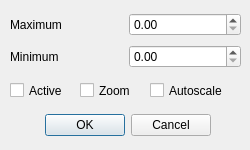
<?xml version="1.0" encoding="UTF-8"?>
<ui version="4.0">
 <class>FixedLimitsDialog</class>
 <widget class="QDialog" name="FixedLimitsDialog">
  <property name="geometry">
   <rect>
    <x>0</x>
    <y>0</y>
    <width>250</width>
    <height>150</height>
   </rect>
  </property>
  <property name="sizePolicy">
   <sizepolicy hsizetype="Fixed" vsizetype="Fixed">
    <horstretch>0</horstretch>
    <verstretch>0</verstretch>
   </sizepolicy>
  </property>
  <property name="minimumSize">
   <size>
    <width>250</width>
    <height>150</height>
   </size>
  </property>
  <property name="maximumSize">
   <size>
    <width>250</width>
    <height>150</height>
   </size>
  </property>
  <property name="windowTitle">
   <string>Dialog</string>
  </property>
  <widget class="QDialogButtonBox" name="buttonBox">
   <property name="geometry">
    <rect>
     <x>40</x>
     <y>110</y>
     <width>171</width>
     <height>31</height>
    </rect>
   </property>
   <property name="orientation">
    <enum>Qt::Horizontal</enum>
   </property>
   <property name="standardButtons">
    <set>QDialogButtonBox::Cancel|QDialogButtonBox::Ok</set>
   </property>
  </widget>
  <widget class="QWidget" name="layoutWidget">
   <property name="geometry">
    <rect>
     <x>10</x>
     <y>10</y>
     <width>231</width>
     <height>61</height>
    </rect>
   </property>
   <layout class="QGridLayout" name="gridLayout">
    <item row="0" column="0">
     <widget class="QLabel" name="label_2">
      <property name="text">
       <string>Maximum</string>
      </property>
     </widget>
    </item>
    <item row="1" column="0">
     <widget class="QLabel" name="label">
      <property name="text">
       <string>Minimum</string>
      </property>
     </widget>
    </item>
    <item row="0" column="1">
     <widget class="ScientificDoubleSpinBox" name="techSpinBoxMax"/>
    </item>
    <item row="1" column="1">
     <widget class="ScientificDoubleSpinBox" name="techSpinBoxMin"/>
    </item>
   </layout>
  </widget>
  <widget class="QCheckBox" name="checkBoxActive">
   <property name="geometry">
    <rect>
     <x>10</x>
     <y>80</y>
     <width>82</width>
     <height>21</height>
    </rect>
   </property>
   <property name="text">
    <string>Active</string>
   </property>
  </widget>
  <widget class="QCheckBox" name="checkBoxZoom">
   <property name="geometry">
    <rect>
     <x>80</x>
     <y>80</y>
     <width>82</width>
     <height>21</height>
    </rect>
   </property>
   <property name="text">
    <string>Zoom</string>
   </property>
  </widget>
  <widget class="QCheckBox" name="checkBoxAutoScale">
   <property name="geometry">
    <rect>
     <x>150</x>
     <y>80</y>
     <width>82</width>
     <height>21</height>
    </rect>
   </property>
   <property name="text">
    <string>Autoscale</string>
   </property>
  </widget>
 </widget>
 <customwidgets>
  <customwidget>
   <class>ScientificDoubleSpinBox</class>
   <extends>QDoubleSpinBox</extends>
   <header>ScientificDoubleSpinBox.h</header>
  </customwidget>
 </customwidgets>
 <resources/>
 <connections>
  <connection>
   <sender>buttonBox</sender>
   <signal>accepted()</signal>
   <receiver>FixedLimitsDialog</receiver>
   <slot>accept()</slot>
   <hints>
    <hint type="sourcelabel">
     <x>248</x>
     <y>254</y>
    </hint>
    <hint type="destinationlabel">
     <x>157</x>
     <y>274</y>
    </hint>
   </hints>
  </connection>
  <connection>
   <sender>buttonBox</sender>
   <signal>rejected()</signal>
   <receiver>FixedLimitsDialog</receiver>
   <slot>reject()</slot>
   <hints>
    <hint type="sourcelabel">
     <x>316</x>
     <y>260</y>
    </hint>
    <hint type="destinationlabel">
     <x>286</x>
     <y>274</y>
    </hint>
   </hints>
  </connection>
  <connection>
   <sender>checkBoxAutoScale</sender>
   <signal>clicked(bool)</signal>
   <receiver>techSpinBoxMin</receiver>
   <slot>setDisabled(bool)</slot>
   <hints>
    <hint type="sourcelabel">
     <x>177</x>
     <y>91</y>
    </hint>
    <hint type="destinationlabel">
     <x>201</x>
     <y>55</y>
    </hint>
   </hints>
  </connection>
  <connection>
   <sender>checkBoxAutoScale</sender>
   <signal>clicked(bool)</signal>
   <receiver>techSpinBoxMax</receiver>
   <slot>setDisabled(bool)</slot>
   <hints>
    <hint type="sourcelabel">
     <x>178</x>
     <y>86</y>
    </hint>
    <hint type="destinationlabel">
     <x>168</x>
     <y>23</y>
    </hint>
   </hints>
  </connection>
 </connections>
</ui>
